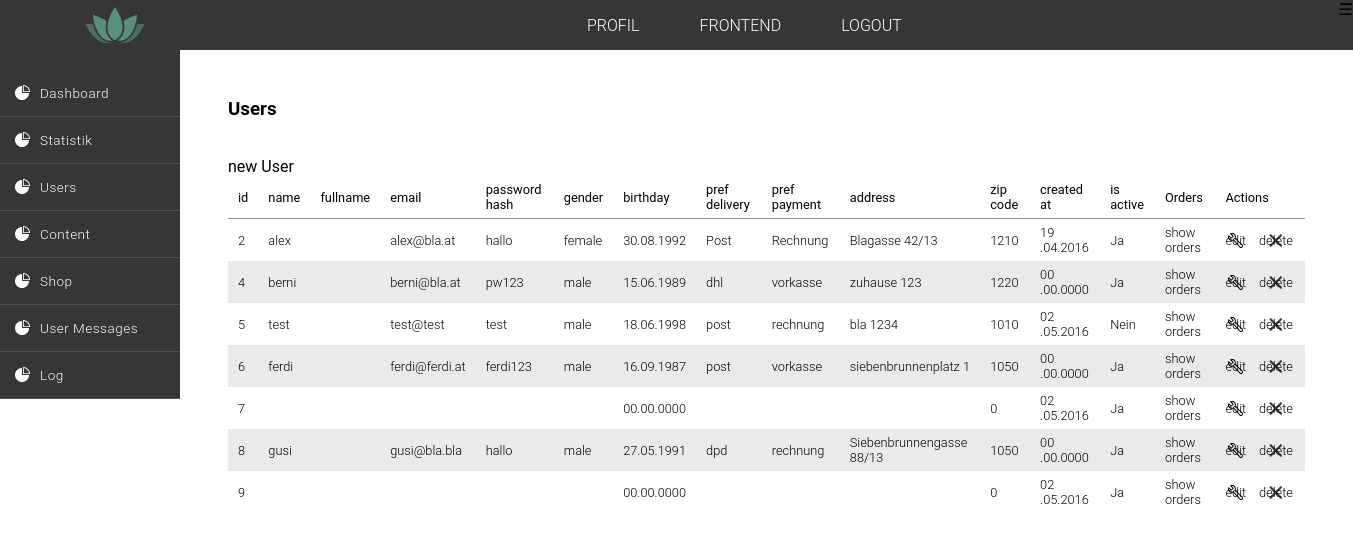
/backend/index.php?page=users, run on the app's committed database.
### tables this page shows
CREATE TABLE `users` (
  `id` int(11) NOT NULL AUTO_INCREMENT,
  `_name` varchar(50) NOT NULL,
  `fullname` varchar(100) NOT NULL,
  `email` varchar(70) NOT NULL,
  `password_hash` varchar(100) NOT NULL,
  `gender` varchar(10) NOT NULL,
  `birthday` date NOT NULL,
  `pref_delivery` varchar(40) NOT NULL,
  `pref_payment` varchar(40) NOT NULL,
  `address` varchar(40) NOT NULL,
  `zip_code` int(4) NOT NULL,
  `created_at` timestamp NOT NULL DEFAULT CURRENT_TIMESTAMP,
  `is_active` tinyint(1) NOT NULL DEFAULT '1',
  `deleted_at` datetime DEFAULT NULL,
  PRIMARY KEY (`id`)
);

### backend/logic/logic.php (called while the page is built, shortened)
<?php
include('views/site_backend.php');

### functions/helpers.php (called while the page is built, shortened)
<?php
function bool_to_word($bool){
    if($bool == 1){
        $word = 'Ja';
    }else{
        $word = 'Nein';
    }
    return $word;
}
function underscore_to_space($input_name){
    $input_name_space = str_replace('_', ' ', $input_name);
    return $input_name_space;
}
function date_to_better_date($date){
    $date_arr = explode("-", $date );
    $new_date = implode(array_reverse($date_arr), ".");
    return $new_date;
}

### functions/table_functions.php (the view, shortened to what this page needs)
<?php
function sql_query($table_name, $current_page, $entries_per_page, $order_by, $order_dir){
    global $link;
    $limit_start = $current_page * $entries_per_page - $entries_per_page;
    $sql = "SELECT * FROM " .$table_name ." WHERE deleted_at IS NULL ORDER BY " .$order_by ." " .$order_dir ." LIMIT " .$limit_start .", " .$entries_per_page;
    $result = mysqli_query($link, $sql);
    $content_array = mysqli_fetch_all($result, MYSQLI_ASSOC);
    return $content_array;
}
function create_table($content_array){
    global $link;
    $table_name = $_GET['page'];
    $ths = "";
    $tds = "";
    $ths .= "<table class=\"table_backend\">";
    $ths .= "<thead>";
    $ths .= "<tr>";
    $tds .= " <th>Actions</th>\n\r";
    $tds .= " </tr>\n\r";
    $tds .= " </thead>\n\r";
    $tds .= " <tbody>\n\r";
    for($i = 0; $i < count($content_array); $i++){
        $tds .= "<tr>";
        foreach($content_array[$i] as $col => $wert){
            if($i == 0 && $col != 'deleted_at'){
                $ths .= "<th>" .sort_table($table_name, $col, underscore_to_space($col)) ."</th>";
            }
            if(substr($col, 0, 3) == 'is_' || substr($col, 0, 3) == 'in_'){
                $tds .= "<td>" .bool_to_word($wert) ."</td>";
            }elseif(substr($col, -3, 3) == '_at' && $col != 'deleted_at'){
                $tds .= "<td>" .date_to_better_date(substr($wert, 0, -8)) ."</td>";
            }elseif(substr($col, -3, 3) == '_id'){
                $sql1 = "SELECT " .'_name' ." FROM " .substr($col, 0, -3) ." WHERE id = " .$wert;
                $result1 = mysqli_query($link, $sql1);
                $col_name = mysqli_fetch_all($result1, MYSQLI_ASSOC);
                $tds .= "<td>" .$col_name[0]['_name'] ."</td>";
            }elseif(strlen($wert) > 30) {
                $tds .= "<td>" .truncate($wert) ."</td>";
            }elseif($col == 'birthday') {
                $tds .= "<td>" .date_to_better_date($wert)."</td>";
            }elseif($col == 'deleted_at') {
                $tds .= " ";
            }else {
                $tds .= "<td>" .$wert ."</td>";
            }
        }
        if($table_name == 'users'){
            $tds .= "<td>";
            $tds .= "<a class=\"btn_backend\" href=\"index.php?page=" .$_GET['page'] ."&amp;action=show_orders&amp;id=" .$content_array[$i]['id'] ."\">show orders</a>";
            $tds .= "</td>";
        }
        $tds .= "<td>";
        $tds .= "<a class=\"edit small_edit\" href=\"index.php?page=" .$_GET['page'] ."&amp;action=edit&amp;id=" .$content_array[$i]['id'] ."\">edit</a>";
        $tds .= "<a class=\"delete small_delete\" href=\"index.php?page=" .$_GET['page'] ."&amp;action=delete&amp;id=" .$content_array[$i]['id'] ."\">delete</a>";
        $tds .= "</td>";
        $tds .= "</tr>";
        $return = ['ths' => $ths, 'tds' => $tds];
        if($i == count($content_array) -1){
            return $return;
        }
    }
}
function sort_table($site, $column, $anchor) {
    $order_dir = isset($_GET["order_dir"]) && $_GET["order_dir"] == "desc" ? "asc" : "desc";
    $output = <<<HEREDOC
<a href="?page=$site&order_by=$column&order_dir=$order_dir">$anchor</a>
HEREDOC;
    return $output;
}

### backend/header.php (shortened to what this page needs)
<!DOCTYPE html>
<html lang="de">
<head>
    <link rel="stylesheet" href="../css/styles.css">
</head>
<body class="body_backend">
<header class="header_backend">
    <div class=" logo_wrapper">
        <h1 class="logo">
            <a href="index.php?page=dashboard">
            </a>
        </h1>
    </div>
        <ul class="nav_header_backend">
            <li><a href="#">profil</a></li>
            <li><a href="../index.php?page=home">Frontend</a></li>
            <li><a href="../index.php?page=home&amp;action=logout">logout</a></li>
        </ul>
       <div class="handle">&#9776;﻿</div>
</header>
<div class="backend_wrapper">
    <nav class="nav_backend" >
        <ul >
            <li><a href="index.php?page=dashboard"> <img class="icon" src=" ../img/icons/statistik.svg" /><span class="text-wrapper">Dashboard</span></a></li>
            <li><a href="index.php?page=statistik"> <img class="icon" src=" ../img/icons/statistik.svg" /><span class="text-wrapper">Statistik</span></a></li>
            <li><a href="#"> <img class="icon" src=" ../img/icons/statistik.svg" /><span class="text-wrapper">Users</span></a>
            </li>
            <li><a href="#"> <img class="icon" src=" ../img/icons/statistik.svg" /><span class="text-wrapper">Content</span></a>
            </li>
            <li><a href="#"> <img class="icon" src=" ../img/icons/statistik.svg" /><span class="text-wrapper">Shop</span></a>
            </li>
            <li><a href="index.php?page=user_messages"> <img class="icon" src=" ../img/icons/statistik.svg" /><span class="text-wrapper">User Messages</span></a></li>
            <li><a href="index.php?page=log"> <img class="icon" src=" ../img/icons/statistik.svg" /><span class="text-wrapper">Log</span></a></li>
        </ul>
    </nav>

### backend/index.php (shortened to what this page needs)
<?php
$views  = ('views/');
$entries_per_page = 10;
$current_page = isset($_GET['site']) ? $_GET["site"] : 1;
$page = isset($_GET["page"]) ? $_GET["page"] : "";
$order_by = isset($_GET['order_by']) ? $_GET["order_by"] : "id";
$order_dir = isset($_GET['order_dir']) ? $_GET["order_dir"] : "ASC";
include("../functions/table_functions.php");
include("../functions/form_functions.php");
include('../functions/helpers.php');
include('header.php');
if( ! isset($_GET['page']) || $_GET['page'] == 'dashboard' ){
    $page = "dashboard";
    $views .= $page .".php";
    include($views);
}elseif($page == "statistik"){
    $views .= $page .".php";
    include($views);
}else{
    $page = $_GET['page'];
    if($page != 'dashboard'){
        include('logic/logic.php');
    }
}
include('footer.php');

### backend/views/site_backend.php (shortened to what this page needs)
<section class="content-wrapper_backend">
    <h3 class="main-hl_backend">
        <a href="index.php?page=<?php echo $_GET['page'] ?>">
             <?php
             $new_item ="new ";
                    $page_name = ucfirst($_GET['page']);
                    echo $page_name;
                    $new_item .= substr($page_name, 0, -1);
            ?>
</a>
</h3>
<a class="btn_table" href="index.php?page=<?php echo $_GET['page'] ?>&amp;action=new"><?php echo $new_item ?></a>
    <?php include('table.php'); ?>
</section>

### backend/views/table.php (shortened to what this page needs)
<?php
        $table = create_table(sql_query($_GET['page'], $current_page, $entries_per_page, $order_by, $order_dir));
        echo $table['ths'];
        if($_GET['page'] == 'users'){
            echo " <th>Orders</th>";
        }
        echo $table['tds'];
        echo "</tbody>\n\r</table>";
    ?>

### backend/footer.php (shortened to what this page needs)
        </div>
    </body>
</html>

### css/styles.css (style rules this page uses)
* { font-family: 'Roboto', Helvetica, Verdana, sans-serif; box-sizing: border-box; margin: 0; padding: 0; list-style: none; text-decoration: none; }
html { position: relative; min-height: 100%; }
a { color: inherit; }
.main h2, h3 { text-align: center; }
.logo, .cart { width: 60px; height: 50px; text-indent: -99999px; background-repeat: no-repeat; background-position: center; }
.logo { margin-left: 50px; background-image: url(../img/logo.svg); background-size: cover; }
.logo a, .cart a { display: block; height: 100%; }
.delete, .edit { width: 20px; height: 20px; margin-right: 2px; text-indent: -99999px; background-repeat: no-repeat; background-position: center; background-size: contain; }
.delete { background-image: url('../img/icons/close.svg'); }
.edit { margin-right: 1em; background-image: url('../img/icons/wrench75.svg'); }
.small_delete, .small_edit { width: 15px; height: 15px; }
.header_backend { display: flex; width: 100%; height: 50px; background-color: #363636; justify-content: space-between; }
.nav_header_backend { display: flex; align-items: center; }
.nav_header_backend li { font-weight: 300; display: flex; flex-direction: column; margin-right: 30px; text-transform: uppercase; justify-content: center; }
.nav_header_backend a { height: 100%; padding: 15px; transition: all 0.2s ease-in-out; color: white; }
.logo_wrapper { display: flex; width: 180px; justify-content: center; }
.backend_wrapper { display: flex; width: 100vw; }
.nav_backend li { white-space: nowrap; background: #363636; }
.nav_backend a { width: 150px; padding: 20px; color: #fff; }
.nav_backend span, .nav_backend a { font-size: 1vw; display: inline-block; text-align: center; }
.nav_backend { font-size: 0.9em; font-weight: 300; min-width: 180px; height: 100%; letter-spacing: 0.5px; background-color: #363636; }
.nav_backend ul { padding-top: 20px; }
.nav_backend li { border-bottom: 1px solid #515151; }
.nav_backend a { display: flex; width: 100%; padding: 15px; padding-right: 10px; transition: all 0.4s linear; color: white; }
.icon { width: 15px; height: 15px; }
.text-wrapper { margin-left: 10px; }
.content-wrapper_backend { width: 100%; padding: 3em; }
.main-hl_backend { display: flex; margin-bottom: 2em; padding: 0; justify-content: flex-start; }
.table_backend { margin-bottom: 2em; border-spacing: 0.5rem; border-collapse: collapse; }
.table_backend th, .table_backend td { font-size: 0.8em; padding: 6px 10px 6px; }
.table_backend th { font-weight: 400; text-align: left; border-bottom: 1px solid #959595; }
.table_backend td { font-weight: 300; }
.table_backend tr:nth-child(2n) { background-color: #eaeaea; }

### data on the page
users: id "2 alex alex@bla.at hallo female Post Rechnung Blagasse 42/13 1210", birthday "30.08.1992", created_at "19 .04.2016", is_active "Ja"
users: id "4 berni berni@bla.at pw123 male dhl vorkasse zuhause 123 1220", birthday "15.06.1989", created_at "00 .00.0000", is_active "Ja"
users: id "5 test test@test test male post rechnung bla 1234 1010", birthday "18.06.1998", created_at "02 .05.2016", is_active "Nein"
users: id "6 ferdi ferdi@ferdi.at ferdi123 male post vorkasse siebenbrunnenplatz 1 1050", birthday "16.09.1987", created_at "00 .00.0000", is_active "Ja"
users: id "7 0", birthday "00.00.0000", created_at "02 .05.2016", is_active "Ja"
users: id "8 gusi gusi@bla.bla hallo male dpd rechnung Siebenbrunnengasse 88/13 1050", birthday "27.05.1991", created_at "00 .00.0000", is_active "Ja"
users: id "9 0", birthday "00.00.0000", created_at "02 .05.2016", is_active "Ja"

### other printed values
$page_name "Users"
$new_item "new User"
$anchor "id name fullname email password hash gender birthday pref delivery pref payment address zip code created at is active"
